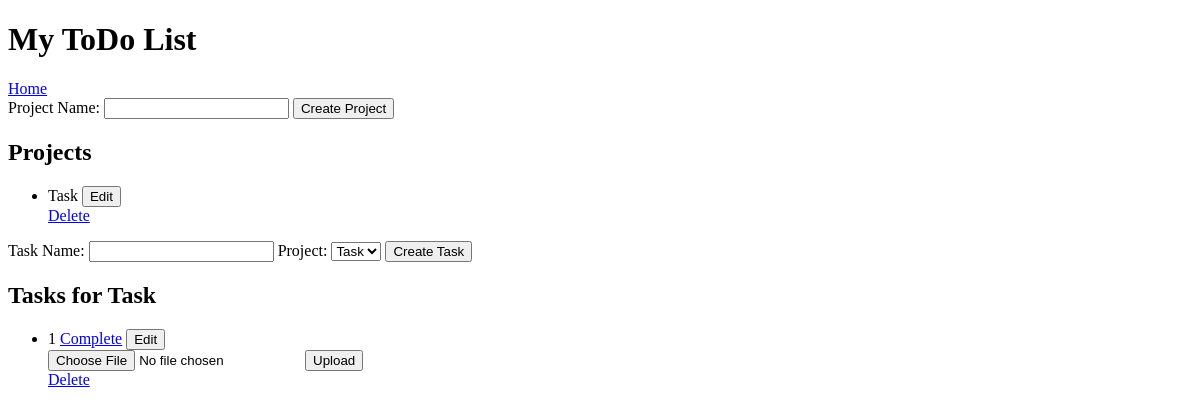
The page /todo (signed in) on the database as committed earlier.
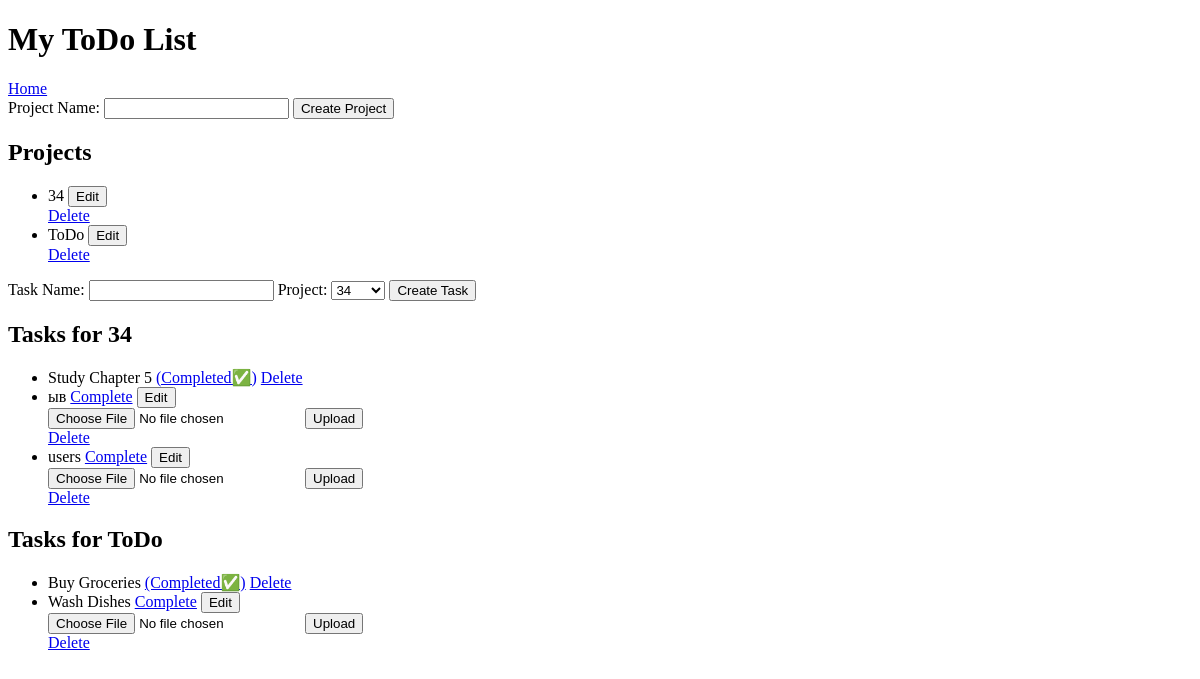
The same page on the database as committed later.
### tables this page shows
CREATE TABLE projects
        (id INTEGER PRIMARY KEY AUTOINCREMENT,
        name TEXT,
        user_id INTEGER,
        FOREIGN KEY (user_id) REFERENCES users (id));

CREATE TABLE tasks
        (id INTEGER PRIMARY KEY AUTOINCREMENT,
        name TEXT,
        project_id INTEGER,
        completed INTEGER,
        due_date DATE,
        user_id INTEGER,
        FOREIGN KEY (project_id) REFERENCES projects (id),
        FOREIGN KEY (user_id) REFERENCES users (id));

### server.py (the view)
@app.route('/todo', methods=['POST', 'GET'])
def todo():
    check_user()
    if g.user is None:
        return redirect(url_for('login'))
    db = get_connection()
    if request.method == 'POST':
        if request.form.get('project_name'):
            project_name = request.form['project_name']
            project_count = db.execute('SELECT COUNT(*) FROM projects WHERE user_id = ?', (g.user[0],)).fetchone()[0]
            if project_count >= 5:
                return render_template('todo.html', error='You have reached the maximum number of projects for your account.')
            else:
                db.execute('INSERT INTO projects (name, user_id) VALUES (?, ?)', (project_name, g.user[0]))
                db.commit()
    elif request.method == 'GET':
        if request.form.get('task_name'):
            task_name = request.form['task_name']
            project_id = request.form['project']
            incomplete_task_count = db.execute('SELECT COUNT(*) FROM tasks WHERE project_id = ? AND completed = 0', (project_id,)).fetchone()[0]
            if incomplete_task_count >= 15:
                return render_template('todo.html', error='You have reached the maximum number of incomplete tasks for this project.')
            else:
                db.execute('INSERT INTO tasks (name, project_id, date) VALUES (?, ?, ?)', (task_name, project_id, request.form['date']))
                db.commit()
    projects = db.execute('SELECT * FROM projects WHERE user_id = ?', (g.user[0],)).fetchall()
    tasks = db.execute('SELECT * FROM tasks WHERE project_id IN (SELECT id FROM projects WHERE user_id = ?)', (g.user[0],)).fetchall()
    return render_template('todo.html', user=g.user, projects=projects, tasks=tasks)

### server.py (called while the page is built)
def get_connection():
    conn = sqlite3.connect("todo.db")
    return conn

def check_user():
    user_id = session.get('user_id')
    if user_id is None:
        g.user = None
    else:
        db = get_connection()
        g.user = db.execute('SELECT * FROM users WHERE id = ?', (user_id,)).fetchone()

### templates/todo.html (shortened to what this page needs)
<!DOCTYPE html>
<html>
<head>
</head>
<body>
	<h1>My ToDo List</h1>
	<a href="/">Home</a>
	<form method="POST" action="/create_project">
		<label for="project_name">Project Name:</label>
		<input type="text" name="project_name" id="project_name" required>
		<button type="submit">Create Project</button>
	</form>
	<h2>Projects</h2>
	<ul>
		{% for project in projects %}
			<li>
				{{ project[1] }}
				<button onclick="editProjectName('{{ project[0] }}', '{{ project[1] }}')">Edit</button></li>
				<a href="/delete_project/{{ project[0] }}">Delete</a>
		{% endfor %}
	</ul>
	<form method="POST" action="/create_task">
		<label for="task_name">Task Name:</label>
		<input type="text" name="task_name" id="task_name" required>
		<label for="project">Project:</label>
		<select name="project" id="project" required>
			{% for project in projects %}
				<option value="{{ project[0] }}">{{ project[1] }}</option>
			{% endfor %}
		</select>
		<button type="submit">Create Task</button>
	</form>
	{% if tasks %}
	{% for project in projects %}
		<h2>Tasks for {{ project[1] }}</h2>
		<ul>
			{% for task in tasks %}
				{% if task[2] == project[0] %}
					<li>
						{{ task[1] }}
						{% if task[3] %}
							<span>
								<a href='/undo_task/{{ task[0] }}'>(Completed✅)</a>
							</span>
							<a href="/delete_task/{{ task[0] }}">Delete</a>
						{% else %}
							<a href="/complete_task/{{ task[0] }}">Complete</a>
							<button onclick="editTaskName('{{ task[0] }}', '{{ task[1] }}')">Edit</button></li>
							<form method="POST" action="/uploader" enctype="multipart/form-data">
								<input type="file" name="file" id="file">
								<button type="submit">Upload</button>
							</form>
							<a href="/delete_task/{{ task[0] }}">Delete</a>
						{% endif %}
					</li>
				{% endif %}
			{% endfor %}
		</ul>
	{% endfor %}
{% endif %}
</body>
</html>

Rows that differ between the two databases and show on the page:
removed projects: name "Task"
removed tasks: name "1", shown under "Task"
added projects: name "34"
added projects: name "ToDo"
added tasks: name "Study Chapter 5", shown under "34"
added tasks: name "ыв", shown under "34"
added tasks: name "users", shown under "34"
added tasks: name "Buy Groceries", shown under "ToDo"
added tasks: name "Wash Dishes", shown under "ToDo"
Other text that changed with them:
form field project: "Task" → "34"
